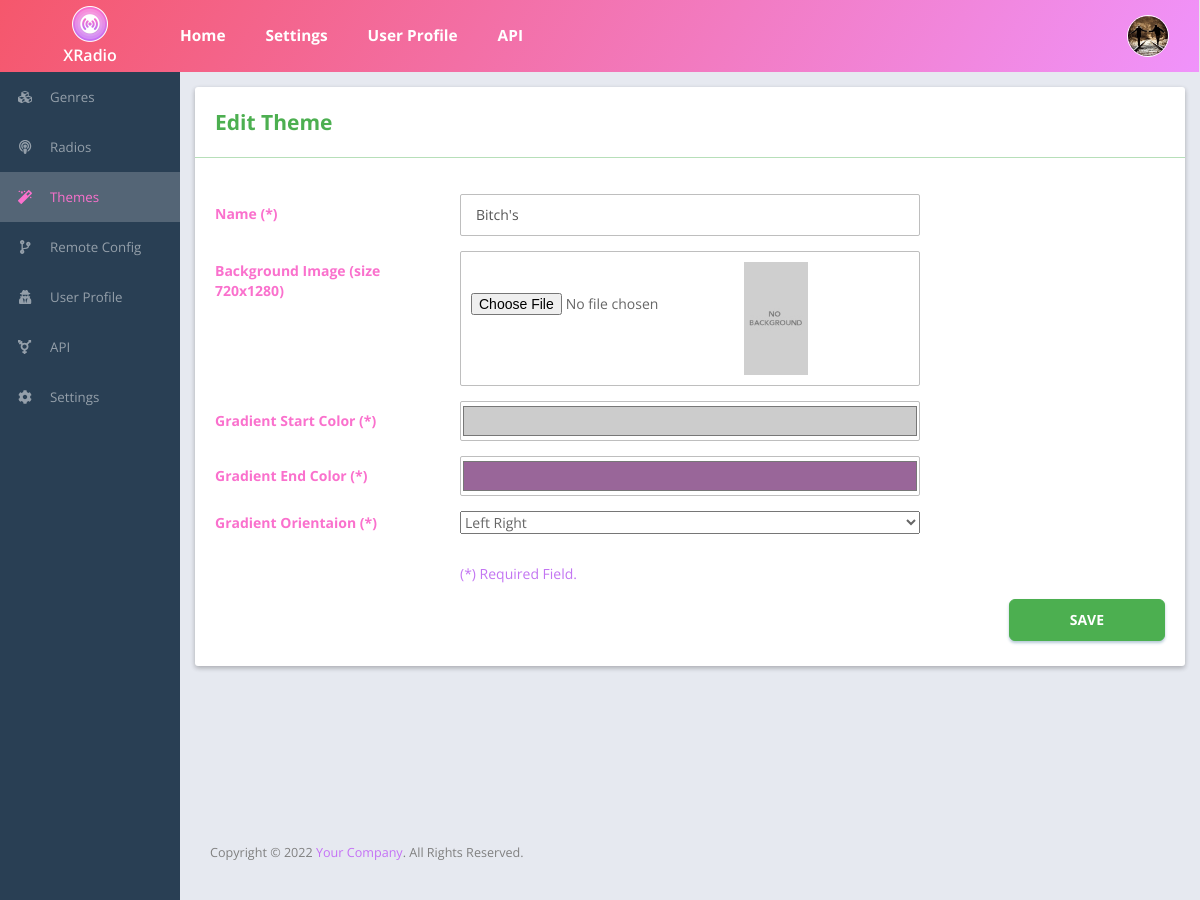
/x_add_theme.php?action=edit&id=39 (signed in), run on the app's committed database.
### tables this page shows
CREATE TABLE `themes` (
  `id` int(11) NOT NULL,
  `name` varchar(255) NOT NULL,
  `img` varchar(255) NOT NULL,
  `grad_start_color` varchar(255) NOT NULL DEFAULT '0',
  `grad_end_color` varchar(255) NOT NULL DEFAULT '0',
  `grad_orientation` int(11) NOT NULL DEFAULT '0',
  `is_single_theme` int(1) NOT NULL DEFAULT '0',
  `isActive` int(1) NOT NULL DEFAULT '1'
);

### x_add_theme.php (the view, shortened to what this page needs)
<?php
	include("includes/xradio_header.php");
	$orientation_arrays = array(
												0=>"Left Right",
												180=>"Right Left",
												270=>"Top Bottom",
												90=>"Bottom Top",
												315=>"Top Left Bottom Right",
												225=>"Top Right Bottom Left",
												45 =>"Bottom Left Top Right",
												135=>"Bottom Right Top Left");
	$url_action="";
	if(isset($_GET['action'])){
		$action=$_GET['action'];
		if($action=="add"){
			if(isset($_POST['submit'])){
				$theme_image="";
				if($_FILES['theme_img']['name']!=""){
					$theme_image="theme_".rand(0,99999)."_".$_FILES['theme_img']['name'];
					$tpath1='uploads/themes/'.$theme_image;
					$pic1=process_image($_FILES["theme_img"]["tmp_name"], $tpath1, 100);
				}
				$data = array(
					'name'  =>  $_POST['theme_name'],
					'img'  => $theme_image
				);
				$data['grad_start_color']  =  isset($_POST['grad_start_color']) && $_POST['grad_start_color']!="" ?$_POST['grad_start_color']:"0";
				$data['grad_end_color']  =  isset($_POST['grad_end_color']) && $_POST['grad_end_color']!="" ?$_POST['grad_end_color']:"0";
				$data['grad_orientation']  =  isset($_POST['grad_orientation']) && $_POST['grad_orientation']!="" ?$_POST['grad_orientation']:0;
				insert_tbl('themes',$data);
				$_SESSION['msg']="6";
				header( "Location:x_add_theme.php?action=add");
				exit;
			}
		}
		elseif($action=="edit"){
			$theme_id=$_GET['id'];
			$qry="SELECT * FROM themes where id=$theme_id";
			$result=mysqli_query($mysqli,$qry);
			$row=mysqli_fetch_assoc($result);
		}
		elseif($action=="copy"){
			$theme_id=$_GET['id'];
			$qry="SELECT * FROM themes where id=$theme_id";
			$result=mysqli_query($mysqli,$qry);
			$row=mysqli_fetch_assoc($result);
			$url_action="x_add_theme.php?action=add&id=$theme_id";
		}
	}
?>
<div class="row">
	<div class="col-md-12">
		<div class="card">
      <div class="page_title_block">
        <div class="col-md-5 col-xs-12">
          <div class="page_title"><?php if(isset($_GET['id']) and $action=="edit"){?>Edit Theme<?php }else{?>Add Theme<?php }?></div>
        </div>
				<div class="divider"></div>
      </div>
      <div class="row card-top">
        <div class="col-md-12">
          <div class="col-md-12 col-sm-12">
          </div>
        </div>
      </div>
      <div class="card-home-body card-bottom">
        <form action="<?php echo $url_action ?>" name="addedittheme" method="post" class="form form-horizontal" enctype="multipart/form-data">
          <div class="section">
            <div class="section-body">
              <div class="form-group">
                <label class="col-md-3 control-label">Name (*)</label>
                <div class="col-md-6">
                  <input type="text" name="theme_name" id="theme_name" value="<?php if(isset($_GET['id']) || $action=="copy"){echo $row['name'];}?>" class="form-control" required>
                </div>
              </div>
              <div class="form-group">
                <label class="col-md-3 control-label">Background Image (size 720x1280)</label>
                <div class="col-md-6">
                  <div class="fileupload_block">
                    <input type="file" name="theme_img" value="fileupload" id="fileupload">
                        <?php if(isset($_GET['id']) and $action=="edit" and $row['img']!="") {?>
                    	  <div class="user_upload_img"><img type="image" class="bg_app" src="uploads/themes/<?php echo $row['img'];?>" alt="theme image"/></div>
                    	 <?php } else {?>
                    	  <div class="user_upload_img"><img type="image" class="bg_app" src="uploads/themes/theme_default.jpg" alt="theme image"/></div>
                    	<?php }?>
                  </div>
                </div>
              </div>
							<div class="form-group">
								<label class="col-md-3 control-label">Gradient Start Color (*)</label>
								<div class="col-md-6">
									<input type="color" name="grad_start_color" id="grad_start_color" value="<?php if(isset($_GET['id']) || $action=="copy"){echo $row['grad_start_color'];}?>" class="form-control input-sm" required>
								</div>
							</div>
							<div class="form-group">
								<label class="col-md-3 control-label">Gradient End Color (*)</label>
								<div class="col-md-6">
									<input type="color" name="grad_end_color" id="grad_end_color" value="<?php if(isset($_GET['id']) || $action=="copy"){echo $row['grad_end_color'];}?>" class="form-control input-sm" required>
								</div>
							</div>
							<div class="form-group">
								<label class="col-md-3 control-label-select">Gradient Orientaion (*)</label>
								<div class="col-md-6">
									 <select name="grad_orientation" id="grad_orientation" class="select-radio" required>
									 <?php foreach($orientation_arrays as $key => $value) {?>
											<?php if($key==$row['grad_orientation']) {?>
												<option value="<?php echo $key;?>" selected><?php echo $value;?></option>
											<?php }else {?>
												<option value="<?php echo $key;?>"><?php echo $value;?></option>
											<?php }?>
									 <?php }?>
									 </select>
								 </div>
							</div>
							<div class="form-group">
								<div class="col-md-9 col-md-offset-3" style="margin-bottom:15px;margin-top:15px;color:#c375f2;">(*) Required Field.</div>
							</div>
						 	<div class="form-group">
                <div class="col-md-9 col-md-offset-3">
                  <button type="submit" name="submit" class="btn btn-primary">Save</button>
                </div>
              </div>
            </div>
          </div>
        </form>
      </div>
		</div>
	</div>
</div>
<?php include("includes/xradio_footer.php");?>

### data on the page
themes: theme_name "Bitch's", grad_start_color "#cccccc", grad_end_color "#996699", grad_orientation "Left Right"

### other printed values
XRADIO_APP_NAME "XRadio"
XRADIO_APP_AUTHOR "Your Company"
